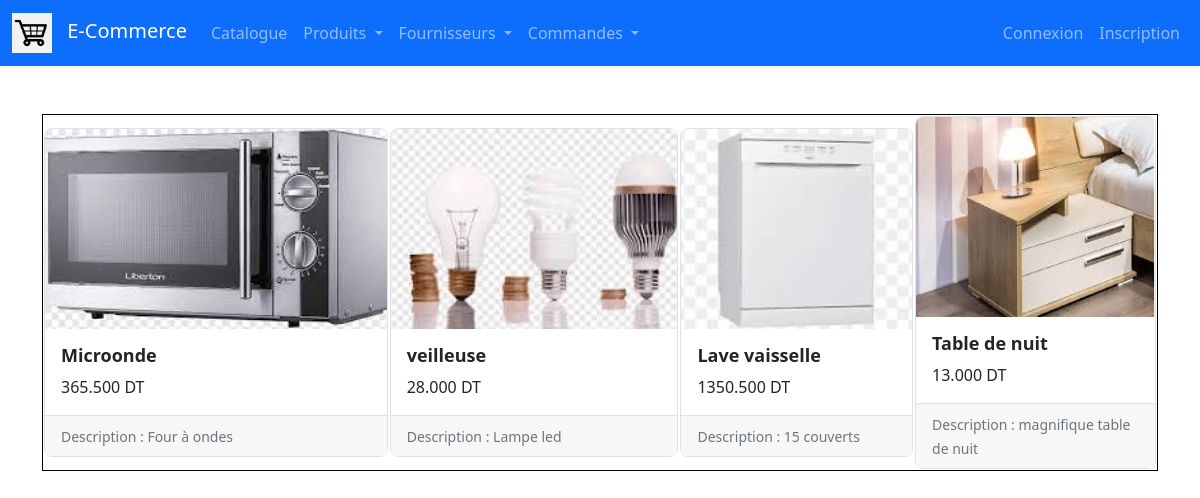
The app's page /magasin/ with its own data.
### magasin/models.py (models this page shows, shortened)
class Produit(models.Model):
    TYPE_CHOICES = [('em','emballé'), ('fr','Frais'),('cs','Conserve')]
    libelle = models.CharField(max_length = 100)
    description = models.TextField()
    prix = models.DecimalField(max_digits = 10, decimal_places = 3)
    type = models.CharField(max_length = 2, choices = TYPE_CHOICES, default = 'em')
    Img = models.ImageField(blank = True)
    categorie = models.ForeignKey(Categorie, on_delete=models.CASCADE, null=True)
    fournisseur = models.ForeignKey(Fournisseur, on_delete=models.CASCADE, null=True)

### magasin/views.py (the view)
# urls.py: path('', views.index),
def index(request):
    products = Produit.objects.all()
    context = {'products':products}
    return render(request,'magasin/vitrine.html',context)

### magasin/templates/magasin/vitrine.html (shortened to what this page needs)
{% extends 'magasin/base.html' %}
{% load static %}
{% block content %}
<br><br>
<div class="container">
  <div style="overflow:scroll; border:#000000 1px solid;">
    <table>
      <tr>
        {% for article in products %}
        <td>
        <div class="card">
            <img src="../media/{{ article.Img }}" class="card-img-top" alt="{{ article.libelle }}">
            <div class="card-body">
                <h5 class="card-title">{{ article.libelle }}</h5>
                <p class="card-text">{{ article.prix }} DT</p>
            </div>
            <div class="card-footer">
                <small class="text-muted">Description : {{ article.description }}</small>
            </div>
        </div>
        </td>
        {% endfor %}
    </tr>
    </table>
  </div>
</div>
{% endblock %}

### magasin/templates/magasin/base.html (shortened to what this page needs)
{% load static %}
<!doctype html>
<html lang="en">
<head>
    <link href="https://cdn.jsdelivr.net/npm/bootstrap@5.0.2/dist/css/bootstrap.min.css" rel="stylesheet">
    <link rel="stylesheet" href="{% static 'css/base.css' %}">
</head>
<body>
<nav class="navbar navbar-expand-lg navbar-dark bg-primary">
    <div class="container-fluid">
        <a class="navbar-brand" href="{% url 'index' %}">
            <img src="{% static 'img/téléchargement.png' %}" alt="Logo">
            E-Commerce
        </a>
        <div class="collapse navbar-collapse" id="navbarSupportedContent">
            <ul class="navbar-nav me-auto mb-2 mb-lg-0">
                <li class="nav-item">
                    <a class="nav-link" href="{% url 'index' %}">Catalogue</a>
                </li>
                <li class="nav-item dropdown">
                    <a class="nav-link dropdown-toggle" href="#" id="navbarDropdownProducts" role="button" data-bs-toggle="dropdown" aria-expanded="false">
                        Produits
                    </a>
                </li>
                <li class="nav-item dropdown">
                    <a class="nav-link dropdown-toggle" href="#" id="navbarDropdownSuppliers" role="button" data-bs-toggle="dropdown" aria-expanded="false">
                        Fournisseurs
                    </a>
                </li>
                <li class="nav-item dropdown">
                    <a class="nav-link dropdown-toggle" href="#" id="navbarDropdownCommands" role="button" data-bs-toggle="dropdown" aria-expanded="false">
                        Commandes
                    </a>
                </li>
            </ul>
            <ul class="navbar-nav ms-auto mb-2 mb-lg-0">
                {% if user.is_authenticated %}
                <li class="nav-item">
                    <a class="nav-link" href="#">{{ user }},</a>
                </li>
                <li class="nav-item">
                    <form action="{% url 'logout' %}" method="post">
                        {% csrf_token %}
                        <button type="submit" class="btn btn-link nav-link">Déconnexion</button>
                    </form>
                </li>
                {% else %}
                <li class="nav-item">
                    <a class="nav-link" href="/login">Connexion</a>
                </li>
                <li class="nav-item">
                    <a class="nav-link" href="{% url 'register' %}">Inscription</a>
                </li>
                {% endif %}
            </ul>
        </div>
    </div>
</nav>
{% block content %} {% endblock %}
</body>
</html>

### magasin/templates/magasin/base.html (style rules this page uses)
.navbar-brand img { max-width: 40px; height: auto; margin-right: 10px; }

### magasin/templates/magasin/vitrine.html (style rules this page uses)
.card { border: 1px solid #dee2e6; border-radius: 8px; }
.card-img-top { height: 200px; object-fit: cover; border-top-left-radius: 8px; border-top-right-radius: 8px; }
.card-title { font-size: 18px; font-weight: bold; }
.card-text { font-size: 16px; }
.card-footer { background-color: #f7f7f7; border-top: 1px solid #dee2e6; border-bottom-left-radius: 8px; border-bottom-right-radius: 8px; }
.card-footer small { color: #6c757d; }

### records on screen
Produit: Img (picture), libelle "Microonde", prix "365.500", description "Four à ondes"
Produit: Img (picture), libelle "veilleuse", prix "28.000", description "Lampe led"
Produit: Img (picture), libelle "Lave vaisselle", prix "1350.500", description "15 couverts"
Produit: Img (picture), libelle "Table de nuit", prix "13.000", description "magnifique table de nuit"
